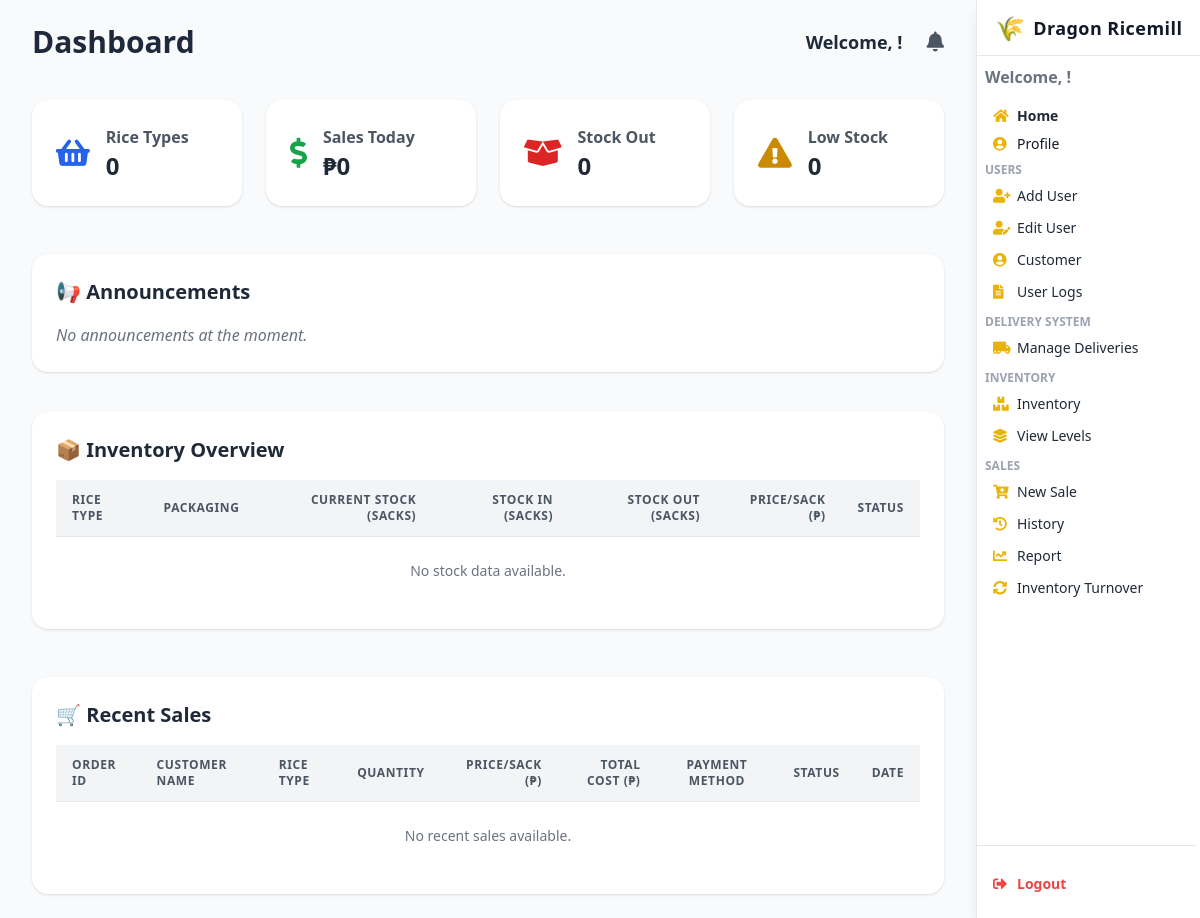
Before: /dashboard/ with the older database file.
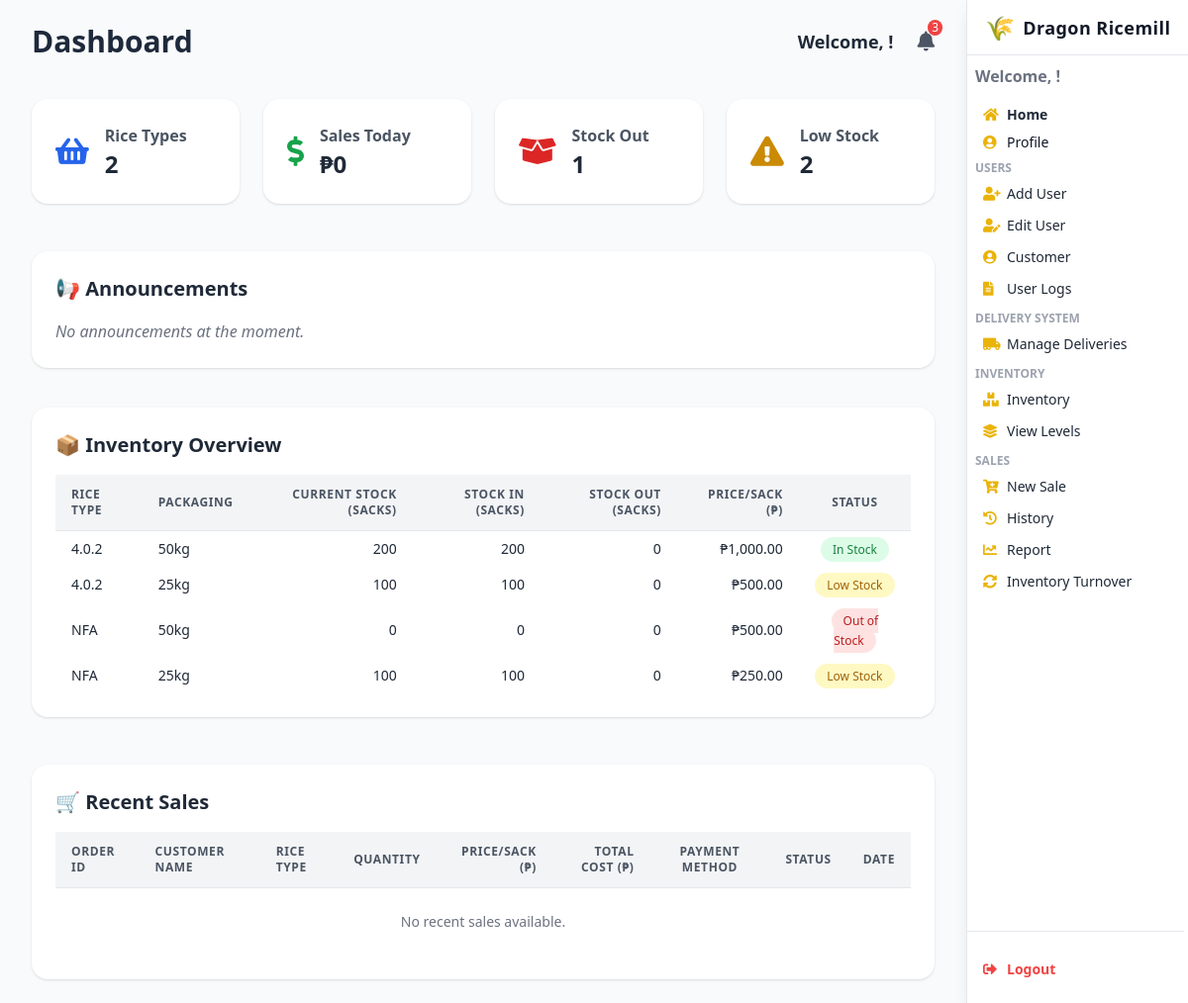
After: the same page with the newer database file.
### webapp/models.py (models this page shows, shortened)
class Stock(models.Model):
    stockID = models.AutoField(primary_key=True)
    rice_type = models.ForeignKey(Rice, on_delete=models.CASCADE, db_column='riceID', related_name='stocks')
    packaging = models.CharField(max_length=50, default='50kg')  # e.g., 25kg, 50kg
    price_per_sack = models.DecimalField(max_digits=10, decimal_places=2)
    stock_in = models.PositiveIntegerField(default=0)
    stock_out = models.PositiveIntegerField(default=0)
    current_stock = models.PositiveIntegerField(default=0)
    minimum_stock = models.PositiveIntegerField(default=10)
    last_updated = models.DateTimeField(auto_now=True)
    created_at = models.DateTimeField(auto_now_add=True)
    class Meta:
        db_table = 'Stock'
        unique_together = ('rice_type', 'packaging')

class Rice(models.Model):
    riceID = models.AutoField(primary_key=True)
    rice_type = models.CharField(max_length=100, unique=True)
    description = models.TextField(blank=True, null=True)
    is_active = models.BooleanField(default=True)
    class Meta:
        db_table = 'Rice'
    def __str__(self):
        return f"{self.rice_type}"

### webapp/views.py (the view, shortened to what this page needs)
# urls.py: path("dashboard/", views.dashboard_view, name="dashboard"),
def dashboard_view(request):
    is_admin = False
    role = None
    employee_id = None
    from .models import Stock
    stock_data = Stock.objects.select_related('rice_type').all()
    recent_sales = CustomerOrder.objects.filter(approval_status='Approved') \
        .select_related('rice_type') \
        .order_by('-created_at')[:5]
    total_sales_today = CustomerOrder.objects.filter(
        created_at__date=date.today(),
        approval_status='Approved'
    ).aggregate(total_sales=Sum('amount_paid'))['total_sales'] or 0
    stock_out_count = stock_data.filter(current_stock=0).count()
    low_stock_count = stock_data.filter(current_stock__lte=100).exclude(current_stock=0).count()
    total_rice_types = stock_data.values('rice_type').distinct().count()
    notifications = []
    read_notifications = request.session.get('read_notifications', [])
    current_timestamp = now().astimezone(PH_TZ)
    for item in stock_data.filter(current_stock=0):
        notif_id = f'outofstock_{item.stockID}'
        if notif_id not in read_notifications:
            notifications.append({
                "id": notif_id,
                "message": f"{item.rice_type.rice_type} ({item.packaging}) is out of stock!",
                "timestamp": current_timestamp,
            })
    for item in stock_data.filter(current_stock__lte=100).exclude(current_stock=0):
        notif_id = f'lowstock_{item.stockID}'
        if notif_id not in read_notifications:
            notifications.append({
                "id": notif_id,
                "message": f"{item.rice_type.rice_type} ({item.packaging}) is running low (only {item.current_stock} sacks left)",
                "timestamp": current_timestamp,
            })
    announcements = Announcement.objects.select_related('created_by') \
        .order_by('-created_at')[:10]
    return render(request, "dashboard.html", {
        'stock_data': stock_data,
        'recent_sales': recent_sales,
        'total_sales_today': total_sales_today,
        'stock_out_today': stock_out_count,
        'low_stock_warnings': low_stock_count,
        'total_rice_types': total_rice_types,
        'notifications': notifications,
        'is_admin': is_admin,
        'role': role,
        'employee_id': employee_id,
        'announcements': announcements,
    })

### webapp/templates/dashboard.html (shortened to what the changed rows need)
{% load humanize %}
<!DOCTYPE html>
<html lang="en">
<head>
  <script src="https://cdn.tailwindcss.com"></script>
  <link href="https://cdnjs.cloudflare.com/ajax/libs/font-awesome/5.15.3/css/all.min.css" rel="stylesheet" />
</head>
<body class="bg-gray-100 text-gray-800 min-h-screen font-sans leading-relaxed overflow-x-hidden">
<div class="mr-56 min-h-screen bg-gray-50">
  <main class="max-w-screen-xl mx-auto px-4 py-6 sm:px-6 lg:px-8">
  <div class="flex flex-col sm:flex-row sm:justify-between sm:items-center mb-10">
    <h1 class="text-3xl font-bold text-[#1e293b] mb-4 sm:mb-0">Dashboard</h1>
    <div class="flex items-center gap-6 text-sm sm:text-base">
      <div class="relative">
        <button id="notificationBtn" class="text-gray-600 hover:text-black text-xl relative focus:outline-none">
          <i class="fas fa-bell"></i>
          {% if notifications|length > 0 %}
            <span class="absolute -top-2 -right-2 bg-red-500 text-white text-xs rounded-full px-1">{{ notifications|length }}</span>
          {% endif %}
        </button>
      </div>
    </div>
  </div>
    <div class="grid grid-cols-1 sm:grid-cols-2 lg:grid-cols-4 gap-6 mb-12">
      <div class="bg-white p-6 rounded-2xl shadow hover:shadow-xl">
        <div class="flex items-center space-x-4">
          <div>
            <p class="text-md font-semibold text-gray-600">Rice Types</p>
            <p class="text-2xl font-bold">{{ total_rice_types }}</p>
          </div>
        </div>
      </div>
      <div class="bg-white p-6 rounded-2xl shadow hover:shadow-xl">
        <div class="flex items-center space-x-4">
          <div>
            <p class="text-md font-semibold text-gray-600">Stock Out</p>
            <p class="text-2xl font-bold">{{ stock_out_today }}</p>
          </div>
        </div>
      </div>
      <div class="bg-white p-6 rounded-2xl shadow hover:shadow-xl">
        <div class="flex items-center space-x-4">
          <div>
            <p class="text-md font-semibold text-gray-600">Low Stock</p>
            <p class="text-2xl font-bold">{{ low_stock_warnings }}</p>
          </div>
        </div>
      </div>
    </div>
<div class="w-full bg-white p-6 rounded-2xl shadow mb-10">
  <h2 class="text-xl font-semibold mb-4 text-gray-800">📢 Announcements</h2>
</div>
<section class="bg-white rounded-2xl shadow p-6 mb-12">
  <h2 class="text-xl font-semibold text-gray-800 mb-4">📦 Inventory Overview</h2>
  <div class="overflow-x-auto">
    <table class="min-w-full divide-y divide-gray-200 text-sm text-left">
      <thead class="bg-gray-100 text-gray-600 uppercase tracking-wider text-xs">
        <tr>
          <th class="px-4 py-3">Rice Type</th>
          <th class="px-4 py-3">Packaging</th>
          <th class="px-4 py-3 text-right">Current Stock (Sacks)</th>
          <th class="px-4 py-3 text-right">Stock In (Sacks)</th>
          <th class="px-4 py-3 text-right">Stock Out (Sacks)</th>
          <th class="px-4 py-3 text-right">Price/Sack (₱)</th>
          <th class="px-4 py-3 text-center">Status</th>
        </tr>
      </thead>
      <tbody>
        {% for rice in stock_data %}
          <tr class="hover:bg-blue-50 transition">
            <td class="px-4 py-2">{{ rice.rice_type }}</td>
            <td class="px-4 py-2">{{ rice.packaging }}</td>
            <td class="px-4 py-2 text-right">{{ rice.current_stock }}</td>
            <td class="px-4 py-2 text-right">{{ rice.stock_in }}</td>
            <td class="px-4 py-2 text-right">{{ rice.stock_out }}</td>
            <td class="px-4 py-2 text-right">₱{{ rice.price_per_sack|floatformat:2|intcomma }}</td>
            <td class="px-4 py-2 text-center">
              {% if rice.current_stock == 0 %}
                <span class="bg-red-100 text-red-700 text-xs px-3 py-1 rounded-full">Out of Stock</span>
              {% elif rice.current_stock <= 100 %}
                <span class="bg-yellow-100 text-yellow-700 text-xs px-3 py-1 rounded-full">Low Stock</span>
              {% else %}
                <span class="bg-green-100 text-green-700 text-xs px-3 py-1 rounded-full">In Stock</span>
              {% endif %}
            </td>
          </tr>
        {% empty %}
          <tr><td colspan="7" class="text-center py-6 text-gray-500">No stock data available.</td></tr>
        {% endfor %}
      </tbody>
    </table>
  </div>
</section>
    <section class="bg-white rounded-2xl shadow p-6">
      <h2 class="text-xl font-semibold text-gray-800 mb-4">🛒 Recent Sales</h2>
      <div class="overflow-x-auto">
        <table class="min-w-full divide-y divide-gray-200 text-sm text-left">
          <thead class="bg-gray-100 text-gray-600 uppercase tracking-wider text-xs">
            <tr>
              <th class="px-4 py-3">Order ID</th>
              <th class="px-4 py-3">Customer Name</th>
              <th class="px-4 py-3">Rice Type</th>
              <th class="px-4 py-3 text-right">Quantity</th>
              <th class="px-4 py-3 text-right">Price/Sack (₱)</th>
              <th class="px-4 py-3 text-right">Total Cost (₱)</th>
              <th class="px-4 py-3 text-center">Payment Method</th>
              <th class="px-4 py-3 text-center">Status</th>
              <th class="px-4 py-3">Date</th>
            </tr>
          </thead>
        </table>
      </div>
    </section>
  </main>
</div>
</body>
</html>

Changed rows visible on the page:
added Stock: rice_type "4.0.2", packaging "50kg", current_stock "200", stock_in "200", stock_out "0", price_per_sack "1,000.00", shows "In Stock"
added Stock: rice_type "4.0.2", packaging "25kg", current_stock "100", stock_in "100", stock_out "0", price_per_sack "500.00", shows "Low Stock"
added Stock: rice_type "NFA", packaging "50kg", current_stock "0", stock_in "0", stock_out "0", price_per_sack "500.00", shows "Out of Stock"
added Stock: rice_type "NFA", packaging "25kg", current_stock "100", stock_in "100", stock_out "0", price_per_sack "250.00", shows "Low Stock"
Other visible differences:
{{ notifications|length }}: (not shown) → "3"
{{ total_rice_types }}: "0" → "2"
{{ stock_out_today }}: "0" → "1"
{{ low_stock_warnings }}: "0" → "2"
text no longer shown: "No stock data available."
